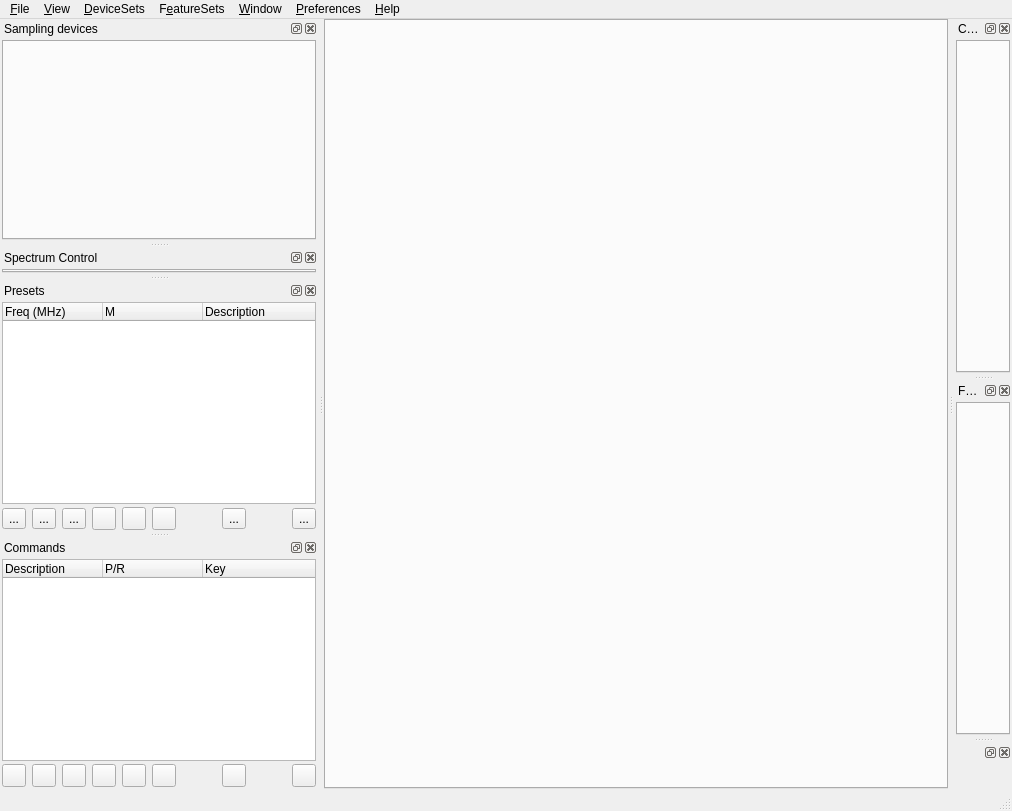
<?xml version="1.0" encoding="UTF-8"?>
<ui version="4.0">
 <class>MainWindow</class>
 <widget class="QMainWindow" name="MainWindow">
  <property name="geometry">
   <rect>
    <x>0</x>
    <y>0</y>
    <width>1012</width>
    <height>811</height>
   </rect>
  </property>
  <property name="font">
   <font>
    <family>Liberation Sans</family>
    <pointsize>9</pointsize>
   </font>
  </property>
  <property name="windowTitle">
   <string>SDRangel</string>
  </property>
  <property name="windowIcon">
   <iconset resource="resources/res.qrc">
    <normaloff>:/sdrangel_icon.png</normaloff>:/sdrangel_icon.png</iconset>
  </property>
  <property name="animated">
   <bool>true</bool>
  </property>
  <widget class="QWidget" name="centralWidget">
   <layout class="QVBoxLayout" name="verticalLayout_2">
    <property name="leftMargin">
     <number>0</number>
    </property>
    <property name="topMargin">
     <number>0</number>
    </property>
    <property name="rightMargin">
     <number>0</number>
    </property>
    <property name="bottomMargin">
     <number>0</number>
    </property>
    <item>
     <widget class="QTabWidget" name="tabSpectra">
      <property name="tabPosition">
       <enum>QTabWidget::East</enum>
      </property>
      <property name="tabShape">
       <enum>QTabWidget::Rounded</enum>
      </property>
      <property name="currentIndex">
       <number>-1</number>
      </property>
      <property name="elideMode">
       <enum>Qt::ElideNone</enum>
      </property>
     </widget>
    </item>
   </layout>
  </widget>
  <widget class="QMenuBar" name="menuBar">
   <property name="geometry">
    <rect>
     <x>0</x>
     <y>0</y>
     <width>1012</width>
     <height>27</height>
    </rect>
   </property>
   <widget class="QMenu" name="menu_File">
    <property name="title">
     <string>&amp;File</string>
    </property>
    <addaction name="action_Exit"/>
   </widget>
   <widget class="QMenu" name="menu_Devices">
    <property name="title">
     <string>&amp;DeviceSets</string>
    </property>
    <addaction name="action_addSourceDevice"/>
    <addaction name="action_addSinkDevice"/>
    <addaction name="action_addMIMODevice"/>
    <addaction name="action_removeLastDevice"/>
   </widget>
   <widget class="QMenu" name="menu_View">
    <property name="title">
     <string>&amp;View</string>
    </property>
    <addaction name="action_View_Fullscreen"/>
   </widget>
   <widget class="QMenu" name="menu_Help">
    <property name="title">
     <string>&amp;Help</string>
    </property>
    <addaction name="action_Quick_Start"/>
    <addaction name="action_Main_Window"/>
    <addaction name="separator"/>
    <addaction name="action_Loaded_Plugins"/>
    <addaction name="separator"/>
    <addaction name="action_About"/>
   </widget>
   <widget class="QMenu" name="menu_Window">
    <property name="font">
     <font>
      <family>Liberation Sans</family>
      <pointsize>9</pointsize>
     </font>
    </property>
    <property name="title">
     <string>&amp;Window</string>
    </property>
   </widget>
   <widget class="QMenu" name="menuPreferences">
    <property name="font">
     <font>
      <family>Liberation Sans</family>
      <pointsize>9</pointsize>
     </font>
    </property>
    <property name="title">
     <string>&amp;Preferences</string>
    </property>
    <widget class="QMenu" name="menuDevices">
     <property name="title">
      <string>Devices</string>
     </property>
     <addaction name="action_DeviceUserArguments"/>
    </widget>
    <addaction name="action_Audio"/>
    <addaction name="action_Logging"/>
    <addaction name="action_My_Position"/>
    <addaction name="action_FFT"/>
    <addaction name="action_AMBE"/>
    <addaction name="action_LimeRFE"/>
    <addaction name="menuDevices"/>
   </widget>
   <widget class="QMenu" name="menuFeatureSets">
    <property name="title">
     <string>F&amp;eatureSets</string>
    </property>
    <addaction name="action_addFeatureSet"/>
    <addaction name="action_removeLastFeatureSet"/>
   </widget>
   <addaction name="menu_File"/>
   <addaction name="menu_View"/>
   <addaction name="menu_Devices"/>
   <addaction name="menuFeatureSets"/>
   <addaction name="menu_Window"/>
   <addaction name="menuPreferences"/>
   <addaction name="menu_Help"/>
  </widget>
  <widget class="QStatusBar" name="statusBar"/>
  <widget class="SamplingDevicesDock" name="inputViewDock">
   <property name="windowTitle">
    <string>Sampling devices</string>
   </property>
   <attribute name="dockWidgetArea">
    <number>1</number>
   </attribute>
   <widget class="QWidget" name="intputViewDockWidget">
    <property name="sizePolicy">
     <sizepolicy hsizetype="Preferred" vsizetype="Maximum">
      <horstretch>0</horstretch>
      <verstretch>0</verstretch>
     </sizepolicy>
    </property>
    <layout class="QVBoxLayout" name="inputViewDockLayout">
     <property name="spacing">
      <number>3</number>
     </property>
     <property name="leftMargin">
      <number>2</number>
     </property>
     <property name="topMargin">
      <number>2</number>
     </property>
     <property name="rightMargin">
      <number>2</number>
     </property>
     <property name="bottomMargin">
      <number>2</number>
     </property>
     <item>
      <widget class="QTabWidget" name="tabInputsView">
       <property name="minimumSize">
        <size>
         <width>0</width>
         <height>200</height>
        </size>
       </property>
      </widget>
     </item>
    </layout>
   </widget>
  </widget>
  <widget class="QDockWidget" name="spectraControlDock">
   <property name="windowTitle">
    <string>Spectrum Control</string>
   </property>
   <attribute name="dockWidgetArea">
    <number>1</number>
   </attribute>
   <widget class="QWidget" name="dockWidgetContents_4">
    <property name="sizePolicy">
     <sizepolicy hsizetype="Preferred" vsizetype="Maximum">
      <horstretch>0</horstretch>
      <verstretch>0</verstretch>
     </sizepolicy>
    </property>
    <layout class="QVBoxLayout" name="verticalLayout">
     <property name="spacing">
      <number>3</number>
     </property>
     <property name="leftMargin">
      <number>2</number>
     </property>
     <property name="topMargin">
      <number>2</number>
     </property>
     <property name="rightMargin">
      <number>2</number>
     </property>
     <property name="bottomMargin">
      <number>2</number>
     </property>
     <item>
      <widget class="QTabWidget" name="tabSpectraGUI">
       <property name="currentIndex">
        <number>-1</number>
       </property>
      </widget>
     </item>
    </layout>
   </widget>
  </widget>
  <widget class="QDockWidget" name="presetDock">
   <property name="windowTitle">
    <string>Presets</string>
   </property>
   <attribute name="dockWidgetArea">
    <number>1</number>
   </attribute>
   <widget class="QWidget" name="presetsDockWidget">
    <layout class="QVBoxLayout" name="verticalLayout_6">
     <property name="spacing">
      <number>3</number>
     </property>
     <property name="leftMargin">
      <number>2</number>
     </property>
     <property name="topMargin">
      <number>2</number>
     </property>
     <property name="rightMargin">
      <number>2</number>
     </property>
     <property name="bottomMargin">
      <number>2</number>
     </property>
     <item>
      <widget class="QTreeWidget" name="presetTree">
       <property name="indentation">
        <number>10</number>
       </property>
       <property name="allColumnsShowFocus">
        <bool>true</bool>
       </property>
       <attribute name="headerMinimumSectionSize">
        <number>5</number>
       </attribute>
       <column>
        <property name="text">
         <string>Freq (MHz)</string>
        </property>
        <property name="toolTip">
         <string>Center frequency in MHz</string>
        </property>
       </column>
       <column>
        <property name="text">
         <string>M</string>
        </property>
        <property name="toolTip">
         <string>Mode: R: Rx or source, T: Tx or sink</string>
        </property>
       </column>
       <column>
        <property name="text">
         <string>Description</string>
        </property>
       </column>
      </widget>
     </item>
     <item>
      <layout class="QHBoxLayout" name="presetsControl">
       <item>
        <widget class="QToolButton" name="presetSave">
         <property name="toolTip">
          <string>Save current settings as new preset</string>
         </property>
         <property name="text">
          <string>...</string>
         </property>
         <property name="icon">
          <iconset resource="resources/res.qrc">
           <normaloff>:/create.png</normaloff>:/create.png</iconset>
         </property>
         <property name="iconSize">
          <size>
           <width>16</width>
           <height>16</height>
          </size>
         </property>
        </widget>
       </item>
       <item>
        <widget class="QToolButton" name="presetUpdate">
         <property name="toolTip">
          <string>Update selected preset with current settings</string>
         </property>
         <property name="text">
          <string>...</string>
         </property>
         <property name="icon">
          <iconset resource="resources/res.qrc">
           <normaloff>:/recycle.png</normaloff>:/recycle.png</iconset>
         </property>
         <property name="iconSize">
          <size>
           <width>16</width>
           <height>16</height>
          </size>
         </property>
        </widget>
       </item>
       <item>
        <widget class="QToolButton" name="settingsSave">
         <property name="toolTip">
          <string>Save the current settings (inc. presets)</string>
         </property>
         <property name="text">
          <string>...</string>
         </property>
         <property name="icon">
          <iconset resource="resources/res.qrc">
           <normaloff>:/save.png</normaloff>:/save.png</iconset>
         </property>
         <property name="iconSize">
          <size>
           <width>16</width>
           <height>16</height>
          </size>
         </property>
        </widget>
       </item>
       <item>
        <widget class="QToolButton" name="presetEdit">
         <property name="toolTip">
          <string>Edit preset details</string>
         </property>
         <property name="text">
          <string/>
         </property>
         <property name="icon">
          <iconset resource="resources/res.qrc">
           <normaloff>:/edit.png</normaloff>:/edit.png</iconset>
         </property>
        </widget>
       </item>
       <item>
        <widget class="QToolButton" name="presetExport">
         <property name="toolTip">
          <string>Export current preset to file</string>
         </property>
         <property name="text">
          <string/>
         </property>
         <property name="icon">
          <iconset resource="resources/res.qrc">
           <normaloff>:/export.png</normaloff>:/export.png</iconset>
         </property>
        </widget>
       </item>
       <item>
        <widget class="QToolButton" name="presetImport">
         <property name="toolTip">
          <string>Import preset from file into current group</string>
         </property>
         <property name="text">
          <string/>
         </property>
         <property name="icon">
          <iconset resource="resources/res.qrc">
           <normaloff>:/import.png</normaloff>:/import.png</iconset>
         </property>
        </widget>
       </item>
       <item>
        <spacer name="horizontalSpacer">
         <property name="orientation">
          <enum>Qt::Horizontal</enum>
         </property>
         <property name="sizeHint" stdset="0">
          <size>
           <width>40</width>
           <height>20</height>
          </size>
         </property>
        </spacer>
       </item>
       <item>
        <widget class="QToolButton" name="presetDelete">
         <property name="toolTip">
          <string>Delete selected preset</string>
         </property>
         <property name="text">
          <string>...</string>
         </property>
         <property name="icon">
          <iconset resource="resources/res.qrc">
           <normaloff>:/bin.png</normaloff>:/bin.png</iconset>
         </property>
         <property name="iconSize">
          <size>
           <width>16</width>
           <height>16</height>
          </size>
         </property>
        </widget>
       </item>
       <item>
        <spacer name="horizontalSpacer_2">
         <property name="orientation">
          <enum>Qt::Horizontal</enum>
         </property>
         <property name="sizeHint" stdset="0">
          <size>
           <width>40</width>
           <height>20</height>
          </size>
         </property>
        </spacer>
       </item>
       <item>
        <widget class="QToolButton" name="presetLoad">
         <property name="toolTip">
          <string>Load selected preset</string>
         </property>
         <property name="text">
          <string>...</string>
         </property>
         <property name="icon">
          <iconset resource="resources/res.qrc">
           <normaloff>:/load.png</normaloff>:/load.png</iconset>
         </property>
         <property name="iconSize">
          <size>
           <width>16</width>
           <height>16</height>
          </size>
         </property>
        </widget>
       </item>
      </layout>
     </item>
    </layout>
   </widget>
  </widget>
  <widget class="ChannelsDock" name="channelDock">
   <property name="windowTitle">
    <string>Channels</string>
   </property>
   <attribute name="dockWidgetArea">
    <number>2</number>
   </attribute>
   <widget class="QWidget" name="channelWidgetContent">
    <layout class="QVBoxLayout" name="verticalLayout_4">
     <property name="spacing">
      <number>3</number>
     </property>
     <property name="leftMargin">
      <number>2</number>
     </property>
     <property name="topMargin">
      <number>2</number>
     </property>
     <property name="rightMargin">
      <number>2</number>
     </property>
     <property name="bottomMargin">
      <number>2</number>
     </property>
     <item>
      <widget class="QTabWidget" name="tabChannels">
       <property name="tabPosition">
        <enum>QTabWidget::East</enum>
       </property>
       <property name="currentIndex">
        <number>-1</number>
       </property>
      </widget>
     </item>
    </layout>
   </widget>
  </widget>
  <widget class="QDockWidget" name="commandsDock">
   <property name="windowTitle">
    <string>Commands</string>
   </property>
   <attribute name="dockWidgetArea">
    <number>1</number>
   </attribute>
   <widget class="QWidget" name="commandsDockWidget">
    <layout class="QVBoxLayout" name="verticalLayout_5">
     <property name="spacing">
      <number>3</number>
     </property>
     <property name="leftMargin">
      <number>2</number>
     </property>
     <property name="topMargin">
      <number>2</number>
     </property>
     <property name="rightMargin">
      <number>2</number>
     </property>
     <property name="bottomMargin">
      <number>2</number>
     </property>
     <item>
      <widget class="QTreeWidget" name="commandTree">
       <property name="indentation">
        <number>5</number>
       </property>
       <property name="allColumnsShowFocus">
        <bool>true</bool>
       </property>
       <property name="columnCount">
        <number>3</number>
       </property>
       <attribute name="headerMinimumSectionSize">
        <number>5</number>
       </attribute>
       <column>
        <property name="text">
         <string>Description</string>
        </property>
       </column>
       <column>
        <property name="text">
         <string>P/R</string>
        </property>
       </column>
       <column>
        <property name="text">
         <string>Key</string>
        </property>
       </column>
      </widget>
     </item>
     <item>
      <layout class="QHBoxLayout" name="commandsControl">
       <item>
        <widget class="QToolButton" name="commandNew">
         <property name="toolTip">
          <string>Create new command</string>
         </property>
         <property name="text">
          <string/>
         </property>
         <property name="icon">
          <iconset resource="resources/res.qrc">
           <normaloff>:/create.png</normaloff>:/create.png</iconset>
         </property>
        </widget>
       </item>
       <item>
        <widget class="QToolButton" name="commandDuplicate">
         <property name="toolTip">
          <string>Duplicate command</string>
         </property>
         <property name="text">
          <string/>
         </property>
         <property name="icon">
          <iconset resource="resources/res.qrc">
           <normaloff>:/duplicate.png</normaloff>:/duplicate.png</iconset>
         </property>
        </widget>
       </item>
       <item>
        <widget class="QToolButton" name="commandEdit">
         <property name="toolTip">
          <string>Edit command details</string>
         </property>
         <property name="text">
          <string/>
         </property>
         <property name="icon">
          <iconset resource="resources/res.qrc">
           <normaloff>:/edit.png</normaloff>:/edit.png</iconset>
         </property>
        </widget>
       </item>
       <item>
        <widget class="QToolButton" name="commandRun">
         <property name="toolTip">
          <string>Run command</string>
         </property>
         <property name="text">
          <string/>
         </property>
         <property name="icon">
          <iconset resource="resources/res.qrc">
           <normaloff>:/play.png</normaloff>:/play.png</iconset>
         </property>
        </widget>
       </item>
       <item>
        <widget class="QToolButton" name="commandOutput">
         <property name="toolTip">
          <string>View last run status and output</string>
         </property>
         <property name="text">
          <string/>
         </property>
         <property name="icon">
          <iconset resource="resources/res.qrc">
           <normaloff>:/listing.png</normaloff>:/listing.png</iconset>
         </property>
        </widget>
       </item>
       <item>
        <widget class="QToolButton" name="commandsSave">
         <property name="toolTip">
          <string>Save commands in settings</string>
         </property>
         <property name="text">
          <string/>
         </property>
         <property name="icon">
          <iconset resource="resources/res.qrc">
           <normaloff>:/save.png</normaloff>:/save.png</iconset>
         </property>
        </widget>
       </item>
       <item>
        <spacer name="horizontalSpacer_3">
         <property name="orientation">
          <enum>Qt::Horizontal</enum>
         </property>
         <property name="sizeHint" stdset="0">
          <size>
           <width>40</width>
           <height>20</height>
          </size>
         </property>
        </spacer>
       </item>
       <item>
        <widget class="QToolButton" name="commandDelete">
         <property name="toolTip">
          <string>Delete selected command</string>
         </property>
         <property name="text">
          <string/>
         </property>
         <property name="icon">
          <iconset resource="resources/res.qrc">
           <normaloff>:/bin.png</normaloff>:/bin.png</iconset>
         </property>
        </widget>
       </item>
       <item>
        <spacer name="horizontalSpacer_4">
         <property name="orientation">
          <enum>Qt::Horizontal</enum>
         </property>
         <property name="sizeHint" stdset="0">
          <size>
           <width>40</width>
           <height>20</height>
          </size>
         </property>
        </spacer>
       </item>
       <item>
        <widget class="ButtonSwitch" name="commandKeyboardConnect">
         <property name="toolTip">
          <string>Toggle keyboard to command connection</string>
         </property>
         <property name="text">
          <string/>
         </property>
         <property name="icon">
          <iconset resource="resources/res.qrc">
           <normaloff>:/keyboard.png</normaloff>:/keyboard.png</iconset>
         </property>
        </widget>
       </item>
      </layout>
     </item>
    </layout>
   </widget>
  </widget>
  <widget class="FeaturesDock" name="featureDock">
   <property name="windowTitle">
    <string>Features</string>
   </property>
   <attribute name="dockWidgetArea">
    <number>2</number>
   </attribute>
   <widget class="QWidget" name="featureWidgetContents">
    <layout class="QVBoxLayout" name="verticalLayout_3">
     <property name="spacing">
      <number>3</number>
     </property>
     <property name="leftMargin">
      <number>2</number>
     </property>
     <property name="topMargin">
      <number>2</number>
     </property>
     <property name="rightMargin">
      <number>2</number>
     </property>
     <property name="bottomMargin">
      <number>2</number>
     </property>
     <item>
      <widget class="QTabWidget" name="tabFeatures">
       <property name="tabPosition">
        <enum>QTabWidget::East</enum>
       </property>
       <property name="currentIndex">
        <number>-1</number>
       </property>
      </widget>
     </item>
    </layout>
   </widget>
  </widget>
  <widget class="Workspace" name="workspaceDock">
   <attribute name="dockWidgetArea">
    <number>2</number>
   </attribute>
   <widget class="QWidget" name="dockWidgetContents"/>
  </widget>
  <action name="action_Exit">
   <property name="text">
    <string>E&amp;xit</string>
   </property>
   <property name="font">
    <font>
     <family>Liberation Sans</family>
     <pointsize>9</pointsize>
    </font>
   </property>
   <property name="shortcut">
    <string>Ctrl+Q</string>
   </property>
  </action>
  <action name="action_Start">
   <property name="text">
    <string>&amp;Start</string>
   </property>
   <property name="font">
    <font/>
   </property>
   <property name="shortcut">
    <string>F5</string>
   </property>
  </action>
  <action name="action_Stop">
   <property name="text">
    <string>&amp;Stop</string>
   </property>
   <property name="font">
    <font/>
   </property>
   <property name="shortcut">
    <string>F6</string>
   </property>
  </action>
  <action name="action_View_Fullscreen">
   <property name="checkable">
    <bool>true</bool>
   </property>
   <property name="text">
    <string>&amp;Fullscreen</string>
   </property>
   <property name="font">
    <font>
     <family>Liberation Sans</family>
     <pointsize>9</pointsize>
    </font>
   </property>
   <property name="shortcut">
    <string>F11</string>
   </property>
  </action>
  <action name="action_Oscilloscope">
   <property name="checkable">
    <bool>true</bool>
   </property>
   <property name="text">
    <string>&amp;Oscilloscope</string>
   </property>
   <property name="shortcut">
    <string>F8</string>
   </property>
  </action>
  <action name="action_About">
   <property name="text">
    <string>&amp;About SDRangel...</string>
   </property>
   <property name="font">
    <font>
     <family>Liberation Sans</family>
     <pointsize>9</pointsize>
    </font>
   </property>
  </action>
  <action name="action_Preferences">
   <property name="text">
    <string>&amp;Preferences...</string>
   </property>
   <property name="font">
    <font/>
   </property>
  </action>
  <action name="action_Loaded_Plugins">
   <property name="text">
    <string>Loaded &amp;Plugins...</string>
   </property>
   <property name="font">
    <font>
     <family>Liberation Sans</family>
     <pointsize>9</pointsize>
    </font>
   </property>
  </action>
  <action name="action_addSourceDevice">
   <property name="text">
    <string>Add source device set</string>
   </property>
   <property name="font">
    <font>
     <family>Liberation Sans</family>
     <pointsize>9</pointsize>
    </font>
   </property>
  </action>
  <action name="action_removeLastDevice">
   <property name="text">
    <string>Remove last device set</string>
   </property>
   <property name="font">
    <font>
     <family>Liberation Sans</family>
     <pointsize>9</pointsize>
    </font>
   </property>
  </action>
  <action name="action_Audio">
   <property name="text">
    <string>&amp;Audio</string>
   </property>
   <property name="toolTip">
    <string>Audio devices setting</string>
   </property>
   <property name="font">
    <font>
     <family>Liberation Sans</family>
     <pointsize>9</pointsize>
    </font>
   </property>
  </action>
  <action name="action_DV_Serial">
   <property name="checkable">
    <bool>true</bool>
   </property>
   <property name="text">
    <string>DV Serial</string>
   </property>
   <property name="toolTip">
    <string>Toggle AMBE DV serial device usage</string>
   </property>
   <property name="font">
    <font>
     <family>Liberation Sans</family>
     <pointsize>9</pointsize>
    </font>
   </property>
  </action>
  <action name="action_My_Position">
   <property name="text">
    <string>My Position</string>
   </property>
   <property name="toolTip">
    <string>Set my geo position</string>
   </property>
   <property name="font">
    <font>
     <family>Liberation Sans</family>
     <pointsize>9</pointsize>
    </font>
   </property>
  </action>
  <action name="action_addSinkDevice">
   <property name="text">
    <string>Add sink device set</string>
   </property>
   <property name="font">
    <font>
     <family>Liberation Sans</family>
     <pointsize>9</pointsize>
    </font>
   </property>
  </action>
  <action name="action_Logging">
   <property name="text">
    <string>Logging</string>
   </property>
   <property name="toolTip">
    <string>Message logging options</string>
   </property>
   <property name="font">
    <font>
     <family>Liberation Sans</family>
     <pointsize>9</pointsize>
    </font>
   </property>
  </action>
  <action name="action_addMIMODevice">
   <property name="text">
    <string>Add MIMO device set</string>
   </property>
   <property name="font">
    <font>
     <family>Liberation Sans</family>
     <pointsize>9</pointsize>
    </font>
   </property>
  </action>
  <action name="action_DeviceUserArguments">
   <property name="text">
    <string>User arguments</string>
   </property>
  </action>
  <action name="action_AMBE">
   <property name="text">
    <string>AMBE</string>
   </property>
  </action>
  <action name="action_LimeRFE">
   <property name="text">
    <string>LimeRFE</string>
   </property>
  </action>
  <action name="action_addFeatureSet">
   <property name="text">
    <string>Add feature set</string>
   </property>
   <property name="font">
    <font>
     <family>Liberation Sans</family>
     <pointsize>9</pointsize>
     <weight>50</weight>
     <bold>false</bold>
    </font>
   </property>
  </action>
  <action name="action_removeLastFeatureSet">
   <property name="text">
    <string>Remove last feature set</string>
   </property>
   <property name="font">
    <font>
     <family>Liberation Sans</family>
     <pointsize>9</pointsize>
    </font>
   </property>
  </action>
  <action name="action_FFT">
   <property name="text">
    <string>FFT</string>
   </property>
  </action>
  <action name="action_Quick_Start">
   <property name="text">
    <string>&amp;Quick Start...</string>
   </property>
  </action>
  <action name="action_Main_Window">
   <property name="text">
    <string>&amp;Main Window...</string>
   </property>
  </action>
  <zorder>presetDock</zorder>
  <zorder>channelDock</zorder>
  <zorder>commandsDock</zorder>
  <zorder>featureDock</zorder>
  <zorder>workspaceDock</zorder>
 </widget>
 <layoutdefault spacing="6" margin="11"/>
 <customwidgets>
  <customwidget>
   <class>ButtonSwitch</class>
   <extends>QToolButton</extends>
   <header>gui/buttonswitch.h</header>
  </customwidget>
  <customwidget>
   <class>ChannelsDock</class>
   <extends>QDockWidget</extends>
   <header>gui/channelsdock.h</header>
   <container>1</container>
  </customwidget>
  <customwidget>
   <class>SamplingDevicesDock</class>
   <extends>QDockWidget</extends>
   <header>gui/samplingdevicesdock.h</header>
   <container>1</container>
  </customwidget>
  <customwidget>
   <class>FeaturesDock</class>
   <extends>QDockWidget</extends>
   <header>gui/featuresdock.h</header>
   <container>1</container>
  </customwidget>
  <customwidget>
   <class>Workspace</class>
   <extends>QDockWidget</extends>
   <header>gui/workspace.h</header>
   <container>1</container>
  </customwidget>
 </customwidgets>
 <tabstops>
  <tabstop>presetTree</tabstop>
 </tabstops>
 <resources>
  <include location="resources/res.qrc"/>
 </resources>
 <connections>
  <connection>
   <sender>action_Exit</sender>
   <signal>triggered()</signal>
   <receiver>MainWindow</receiver>
   <slot>close()</slot>
   <hints>
    <hint type="sourcelabel">
     <x>-1</x>
     <y>-1</y>
    </hint>
    <hint type="destinationlabel">
     <x>462</x>
     <y>332</y>
    </hint>
   </hints>
  </connection>
 </connections>
</ui>
